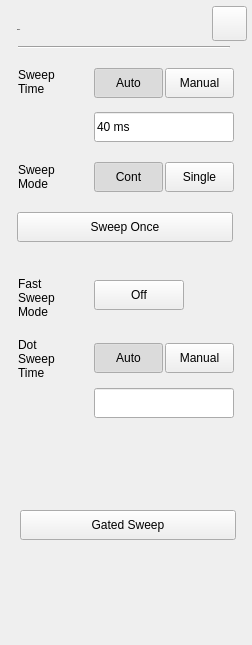
 <widget class="QWidget" name="SA_Dialog_DisplaySetup">
  <property name="geometry">
   <rect>
    <x>0</x>
    <y>0</y>
    <width>252</width>
    <height>645</height>
   </rect>
  </property>
  <property name="windowTitle">
   <string>Form</string>
  </property>
  <property name="styleSheet">
   <string notr="true">/*******************indoor**********************/
#SA_Dialog_DisplaySetup[status  =  &quot;indoor&quot;] 
#widget&gt;#pb_Sweep_Once
{
	background-color:rgb(0,0,0);
	color:rgb(255,255,255);
}

#SA_Dialog_DisplaySetup[status  =  &quot;indoor&quot;] 
#widget&gt;QPushButton
{
	color:rgba(123, 123, 123,1);
	border-style:flat;
	font: 75 13px &quot;Arial&quot;;
	font-weight:bold;
}
#SA_Dialog_DisplaySetup[status  =  &quot;indoor&quot;] 
#widget&gt;QPushButton:checked
{
	color:rgba(87, 87, 87,1);
}
#SA_Dialog_DisplaySetup[status  =  &quot;indoor&quot;] 
#widget{
background-color:rgba(211,211,211,0.9);
}
#SA_Dialog_DisplaySetup[status  =  &quot;indoor&quot;] 
#widget&gt;QLabel
{
	font: 75 13px &quot;Arial&quot;;
	color:rgba(46,46,46,1);
}
#SA_Dialog_DisplaySetup[status  =  &quot;indoor&quot;] 
#widget&gt;#lblTitle
{
	font: 75 20px &quot;Arial&quot;;
	color:rgba(46,46,46,1);
	line-height:23px;
	font-weight:bold;
}
#SA_Dialog_DisplaySetup[status  =  &quot;indoor&quot;] 
#pb_cancel
{
border-style:flat;
background-color:rgba(0,0,0,0);
border-image: url(:/sa/image/btn_close_normal.png);
}
#SA_Dialog_DisplaySetup[status  =  &quot;indoor&quot;] 
#pb_cancel:pressed
{
border-image: url(:/sa/image/btn_close_click.png);
}
#SA_Dialog_DisplaySetup[status  =  &quot;indoor&quot;] 
#line
{
	background-color:rgba(46,46,46,1);
}
#SA_Dialog_DisplaySetup[status  =  &quot;indoor&quot;] 
SA_LineEdit
{
	color:rgba(162, 115, 0,1);
	padding:8px 8px 7px 10px ;
	font: 75 13px &quot;Arial&quot;;
	font-weight:bold;
}
#SA_Dialog_DisplaySetup[status  =  &quot;indoor&quot;] 
SA_LineEdit:focus
{
	outline: none;
	border:2px solid rgba(162,115,0,1);
}
#SA_Dialog_DisplaySetup[status  =  &quot;indoor&quot;] 
QComboBox
{
	font: 75 13px &quot;Arial&quot;;
	font-weight:bold;
	color:rgba(162, 115, 0, 1);
	padding:8px 23px 7px 10px;
	combobox-popup: 0;
	border-style:flat;
	background-image: url(:/sa/image/dropdown_normal.png);
}
#SA_Dialog_DisplaySetup[status  =  &quot;indoor&quot;] 
QComboBox:focus
{
	background-image: url(:/sa/image/dropdown_click.png);
	
}
#SA_Dialog_DisplaySetup[status  =  &quot;indoor&quot;] 
QComboBox::drop-down {
width:30px;	
border-style:flat;
}

#SA_Dialog_DisplaySetup[status  =  &quot;indoor&quot;] 
QComboBox QAbstractItemView{
   font: 75 14px &quot;Arial&quot;;
	color:rgba(0, 0, 0, 1);
	background:rgba(255,255,255,1);
 outline:0px;
}

#SA_Dialog_DisplaySetup[status  =  &quot;indoor&quot;] 
QAbstractItemView::item{
	padding-left:8px;
	width:140px;
	height:33px;
	border-style:flat;
}

#SA_Dialog_DisplaySetup[status  =  &quot;indoor&quot;] 
QComboBox QAbstractItemView::item:selected
{
 	color:rgba(240, 179, 29, 1); 
}
/*******************outdoor**********************/
#SA_Dialog_DisplaySetup[status  =  &quot;outdoor&quot;] 
#widget&gt;#pb_Sweep_Once
{
	background-color:rgb(0,0,0);
	color:rgb(255,255,255);
}

#SA_Dialog_DisplaySetup[status  =  &quot;outdoor&quot;] 
#widget&gt;QPushButton
{
	color:rgba(123, 123, 123,1);
	border-style:flat;
	font: 75 13px &quot;Arial&quot;;
	font-weight:bold;
}
#SA_Dialog_DisplaySetup[status  =  &quot;outdoor&quot;] 
#widget&gt;QPushButton:checked
{
	color:rgba(87, 87, 87,1);
}
#SA_Dialog_DisplaySetup[status  =  &quot;outdoor&quot;] 
#widget{
background-color:rgba(211,211,211,0.9);
}
#SA_Dialog_DisplaySetup[status  =  &quot;outdoor&quot;] 
#widget&gt;QLabel
{
	font: 75 13px &quot;Arial&quot;;
	color:rgba(46,46,46,1);
}
#SA_Dialog_DisplaySetup[status  =  &quot;outdoor&quot;] 
#widget&gt;#lblTitle
{
	font: 75 20px &quot;Arial&quot;;
	color:rgba(46,46,46,1);
	line-height:23px;
	font-weight:bold;
}
#SA_Dialog_DisplaySetup[status  =  &quot;outdoor&quot;] 
#pb_cancel
{
border-style:flat;
background-color:rgba(0,0,0,0);
border-image: url(:/sa/image/btn_close_normal.png);
}
#SA_Dialog_DisplaySetup[status  =  &quot;outdoor&quot;] 
#pb_cancel:pressed
{
border-image: url(:/sa/image/btn_close_click.png);
}
#SA_Dialog_DisplaySetup[status  =  &quot;outdoor&quot;] 
#line
{
	background-color:rgba(46,46,46,1);
}
#SA_Dialog_DisplaySetup[status  =  &quot;outdoor&quot;] 
SA_LineEdit
{
	color:rgba(162, 115, 0,1);
	padding:8px 8px 7px 10px ;
	font: 75 13px &quot;Arial&quot;;
	font-weight:bold;
}
#SA_Dialog_DisplaySetup[status  =  &quot;outdoor&quot;] 
SA_LineEdit:focus
{
	outline: none;
	border:2px solid rgba(162,115,0,1);
}
#SA_Dialog_DisplaySetup[status  =  &quot;outdoor&quot;] 
QComboBox
{
	font: 75 13px &quot;Arial&quot;;
	font-weight:bold;
	color:rgba(162, 115, 0, 1);
	padding:8px 23px 7px 10px;
	combobox-popup: 0;
	border-style:flat;
	background-image: url(:/sa/image/dropdown_normal.png);
}
#SA_Dialog_DisplaySetup[status  =  &quot;outdoor&quot;] 
QComboBox:focus
{
	background-image: url(:/sa/image/dropdown_click.png);
	
}
#SA_Dialog_DisplaySetup[status  =  &quot;outdoor&quot;] 
QComboBox::drop-down {
width:30px;	
border-style:flat;
}

#SA_Dialog_DisplaySetup[status  =  &quot;outdoor&quot;] 
QComboBox QAbstractItemView{
   font: 75 14px &quot;Arial&quot;;
	color:rgba(0, 0, 0, 1);
	background:rgba(255,255,255,1);
 outline:0px;
}

#SA_Dialog_DisplaySetup[status  =  &quot;outdoor&quot;] 
QAbstractItemView::item{
	padding-left:8px;
	width:140px;
	height:33px;
	border-style:flat;
}

#SA_Dialog_DisplaySetup[status  =  &quot;outdoor&quot;] 
QComboBox QAbstractItemView::item:selected
{
 	color:rgba(240, 179, 29, 1); 
}

/*******************night**********************/
#SA_Dialog_DisplaySetup[status  =  &quot;night&quot;] 
#widget&gt;#pb_Sweep_Once
{
	background-color:rgb(0,0,0);
	color:rgb(255,255,255);
}

#SA_Dialog_DisplaySetup[status  =  &quot;night&quot;] 
#widget&gt;QPushButton
{
	color:rgba(121,106,81,1);
	border-style:flat;
	font: 75 13px &quot;Arial&quot;;
	font-weight:bold;
}
#SA_Dialog_DisplaySetup[status  =  &quot;night&quot;] 
#widget&gt;QPushButton:checked
{
	color:rgba(85,74,56,1);
}
#SA_Dialog_DisplaySetup[status  =  &quot;night&quot;] 
#widget{
	background-color:rgba(208,182,139,0.9);
}

#SA_Dialog_DisplaySetup[status  =  &quot;night&quot;] 
#widget&gt;QLabel
{
	font: 75 13px &quot;Arial&quot;;
	color:rgba(46,46,46,1);
}
#SA_Dialog_DisplaySetup[status  =  &quot;night&quot;] 
#widget&gt;#lblTitle
{
	font: 75 20px &quot;Arial&quot;;
	color:rgba(46,46,46,1);
	line-height:23px;
	font-weight:bold;
}
#SA_Dialog_DisplaySetup[status  =  &quot;night&quot;] 
#pb_cancel
{
border-style:flat;
background-color:rgba(0,0,0,0);
border-image: url(:/sa/image/night/btn_close_normal.png);
}
#SA_Dialog_DisplaySetup[status  =  &quot;night&quot;] 
#pb_cancel:pressed
{
border-image: url(:/sa/image/night/btn_close_click.png);
}
#SA_Dialog_DisplaySetup[status  =  &quot;night&quot;] 
#line
{
	background-color:rgba(46,46,46,1);
}
#SA_Dialog_DisplaySetup[status  =  &quot;night&quot;] 
SA_LineEdit
{
	background-color: rgba(251,220,167,0.60);
	color:rgba(159,98,0,1);
	padding:8px 8px 7px 10px ;
	font: 75 13px &quot;Arial&quot;;
	font-weight:bold;
}
#SA_Dialog_DisplaySetup[status  =  &quot;night&quot;] 
SA_LineEdit:focus
{
	outline: none;
	border:2px solid rgba(162,115,0,1);
}
#SA_Dialog_DisplaySetup[status  =  &quot;night&quot;] 
QComboBox
{
	font: 75 13px &quot;Arial&quot;;
	font-weight:bold;
	color:rgba(162, 115, 0, 1);
	padding:8px 23px 7px 10px;
	combobox-popup: 0;
	border-style:flat;
	background-image: url(:/sa/image/dropdown_normal.png);
}
#SA_Dialog_DisplaySetup[status  =  &quot;night&quot;] 
QComboBox:focus
{
	background-image: url(:/sa/image/dropdown_click.png);
	
}
#SA_Dialog_DisplaySetup[status  =  &quot;night&quot;] 
QComboBox::drop-down {
width:30px;	
border-style:flat;
}

#SA_Dialog_DisplaySetup[status  =  &quot;night&quot;] 
QComboBox QAbstractItemView{
   font: 75 14px &quot;Arial&quot;;
	color:rgba(0, 0, 0, 1);
	background:rgba(255,255,255,1);
 outline:0px;
}

#SA_Dialog_DisplaySetup[status  =  &quot;night&quot;] 
QAbstractItemView::item{
	padding-left:8px;
	width:140px;
	height:33px;
	border-style:flat;
}

#SA_Dialog_DisplaySetup[status  =  &quot;night&quot;] 
QComboBox QAbstractItemView::item:selected
{
 	color:rgba(240, 179, 29, 1); 
}

</string>
  </property>
  <property name="status" stdset="0">
   <string>night</string>
  </property>
  <widget class="QWidget" name="widget" native="true">
   <property name="geometry">
    <rect>
     <x>0</x>
     <y>0</y>
     <width>252</width>
     <height>646</height>
    </rect>
   </property>
   <property name="styleSheet">
    <string notr="true"/>
   </property>
   <widget class="QLabel" name="lblTitle">
    <property name="geometry">
     <rect>
      <x>17</x>
      <y>19</y>
      <width>98</width>
      <height>22</height>
     </rect>
    </property>
    <property name="font">
     <font>
      <family>Arial</family>
      <pointsize>-1</pointsize>
      <weight>75</weight>
      <italic>false</italic>
      <bold>true</bold>
     </font>
    </property>
    <property name="text">
     <string>Sweep</string>
    </property>
   </widget>
   <widget class="QPushButton" name="pb_cancel">
    <property name="geometry">
     <rect>
      <x>212</x>
      <y>6</y>
      <width>35</width>
      <height>35</height>
     </rect>
    </property>
    <property name="focusPolicy">
     <enum>Qt::NoFocus</enum>
    </property>
    <property name="text">
     <string/>
    </property>
   </widget>
   <widget class="Line" name="line">
    <property name="geometry">
     <rect>
      <x>18</x>
      <y>46</y>
      <width>212</width>
      <height>2</height>
     </rect>
    </property>
    <property name="orientation">
     <enum>Qt::Horizontal</enum>
    </property>
   </widget>
   <widget class="QPushButton" name="pb_conti">
    <property name="geometry">
     <rect>
      <x>94</x>
      <y>162</y>
      <width>69</width>
      <height>30</height>
     </rect>
    </property>
    <property name="focusPolicy">
     <enum>Qt::NoFocus</enum>
    </property>
    <property name="styleSheet">
     <string notr="true">/*******************indoor**********************/
#SA_Dialog_DisplaySetup[status  =  &quot;indoor&quot;] QPushButton:checked
{
	padding: 8px 14px 7px 15px;
	background-image: url(:/sa/image/fre_checked_left.png);
}
#SA_Dialog_DisplaySetup[status  =  &quot;indoor&quot;] QPushButton:!checked
{
	padding: 8px 14px 7px 15px;
	background-image: url(:/sa/image/fre_checked_right.png);
}

/*******************outdoor**********************/
#SA_Dialog_DisplaySetup[status  =  &quot;outdoor&quot;] QPushButton:checked
{
	padding: 8px 14px 7px 15px;
	background-image: url(:/sa/image/fre_checked_left.png);
}
#SA_Dialog_DisplaySetup[status  =  &quot;outdoor&quot;] QPushButton:!checked
{
	padding: 8px 14px 7px 15px;
	background-image: url(:/sa/image/fre_checked_right.png);
}

/*******************night**********************/
#SA_Dialog_DisplaySetup[status  =  &quot;night&quot;] QPushButton:checked
{
	padding: 8px 14px 7px 15px;
	background-image: url(:/sa/image/night/btn_left_click.png);
}
#SA_Dialog_DisplaySetup[status  =  &quot;night&quot;] QPushButton:!checked
{
	padding: 8px 14px 7px 15px;
	background-image: url(:/sa/image/night/btn_left_nor.png);
}</string>
    </property>
    <property name="text">
     <string>Cont</string>
    </property>
    <property name="checkable">
     <bool>true</bool>
    </property>
    <property name="checked">
     <bool>true</bool>
    </property>
    <property name="autoExclusive">
     <bool>true</bool>
    </property>
    <attribute name="buttonGroup">
     <string notr="true">TypeGroup</string>
    </attribute>
   </widget>
   <widget class="QPushButton" name="pb_single">
    <property name="geometry">
     <rect>
      <x>165</x>
      <y>162</y>
      <width>69</width>
      <height>30</height>
     </rect>
    </property>
    <property name="focusPolicy">
     <enum>Qt::NoFocus</enum>
    </property>
    <property name="styleSheet">
     <string notr="true">/*******************indoor**********************/
#SA_Dialog_DisplaySetup[status  =  &quot;indoor&quot;] QPushButton:checked
{
padding: 8px 5px 7px 6px;
	background-image: url(:/sa/image/fre_checked_right.png);
	background-position:right;
}

#SA_Dialog_DisplaySetup[status  =  &quot;indoor&quot;] QPushButton:!checked
{
padding: 8px 5px 7px 6px;
	background-image: url(:/sa/image/fre_checked_left.png);
	background-position:right;
}

/*******************outdoor**********************/
#SA_Dialog_DisplaySetup[status  =  &quot;outdoor&quot;] QPushButton:checked
{
	padding: 8px 5px 7px 6px;
	background-image: url(:/sa/image/fre_checked_right.png);
	background-position:right;
}

#SA_Dialog_DisplaySetup[status  =  &quot;outdoor&quot;] QPushButton:!checked
{
	padding: 8px 5px 7px 6px;
	background-image: url(:/sa/image/fre_checked_left.png);
	background-position:right;
}

/*******************night**********************/
#SA_Dialog_DisplaySetup[status  =  &quot;night&quot;] QPushButton:checked
{
padding: 8px 5px 7px 6px;
	background-image: url(:/sa/image/night/btn_right_click.png);
}

#SA_Dialog_DisplaySetup[status  =  &quot;night&quot;] QPushButton:!checked
{
padding: 8px 5px 7px 6px;
	background-image: url(:/sa/image/night/btn_right_nor.png);
}</string>
    </property>
    <property name="text">
     <string>Single</string>
    </property>
    <property name="checkable">
     <bool>true</bool>
    </property>
    <property name="autoExclusive">
     <bool>true</bool>
    </property>
    <attribute name="buttonGroup">
     <string notr="true">TypeGroup</string>
    </attribute>
   </widget>
   <widget class="QLabel" name="lblSweepMode">
    <property name="geometry">
     <rect>
      <x>18</x>
      <y>162</y>
      <width>68</width>
      <height>30</height>
     </rect>
    </property>
    <property name="styleSheet">
     <string notr="true"/>
    </property>
    <property name="text">
     <string>Sweep
Mode</string>
    </property>
   </widget>
   <widget class="QPushButton" name="pb_Sweep_Once">
    <property name="geometry">
     <rect>
      <x>17</x>
      <y>212</y>
      <width>216</width>
      <height>30</height>
     </rect>
    </property>
    <property name="focusPolicy">
     <enum>Qt::NoFocus</enum>
    </property>
    <property name="styleSheet">
     <string notr="true">/*******************indoor**********************/
#SA_Dialog_DisplaySetup[status  =  &quot;indoor&quot;] QPushButton
{
	font: 75 13px &quot;Arial&quot;;
	font-weight:bold;
	color:rgba(255, 255, 255, 1);
	background-image: url(:/sa/image/btn_w216_nor.png);
	text-align:center;
}

#SA_Dialog_DisplaySetup[status  =  &quot;indoor&quot;] QPushButton:pressed
{
	background-image: url(:/sa/image/btn_w216_click.png);
}

/*******************outdoor**********************/
#SA_Dialog_DisplaySetup[status  =  &quot;outdoor&quot;] QPushButton
{
	font: 75 13px &quot;Arial&quot;;
	font-weight:bold;
	color:rgba(0, 0, 0, 1);
	border-image: url(:/sa/image/outdoor/btn_w70_normal.png);
	text-align:center;
}

#SA_Dialog_DisplaySetup[status  =  &quot;outdoor&quot;] QPushButton:pressed
{
	border-image: url(:/sa/image/outdoor/btn_w216_click.png);
}

/*******************night**********************/
#SA_Dialog_DisplaySetup[status  =  &quot;night&quot;] QPushButton
{
	font: 75 13px &quot;Arial&quot;;
	font-weight:bold;
	color: #FBDBA7;
	background-image: url(:/sa/image/btn_w216_nor.png);
	text-align:center;
}

#SA_Dialog_DisplaySetup[status  =  &quot;night&quot;] QPushButton:pressed
{
	background-image: url(:/sa/image/night/btn_w216_click.png);
}</string>
    </property>
    <property name="text">
     <string>Sweep Once</string>
    </property>
   </widget>
   <widget class="QLabel" name="lbl_Speed">
    <property name="geometry">
     <rect>
      <x>284</x>
      <y>262</y>
      <width>68</width>
      <height>30</height>
     </rect>
    </property>
    <property name="text">
     <string>Sweep
Speed</string>
    </property>
   </widget>
   <widget class="QPushButton" name="pb_Speed_Normal">
    <property name="geometry">
     <rect>
      <x>360</x>
      <y>262</y>
      <width>69</width>
      <height>30</height>
     </rect>
    </property>
    <property name="focusPolicy">
     <enum>Qt::NoFocus</enum>
    </property>
    <property name="styleSheet">
     <string notr="true">QPushButton:checked
{
	padding: 8px 14px 7px 10px;
	background-image: url(:/sa/image/fre_checked_left.png);
}
QPushButton:!checked
{
	padding: 8px 14px 7px 10px;
	background-image: url(:/sa/image/fre_checked_right.png);
}</string>
    </property>
    <property name="text">
     <string>Normal</string>
    </property>
    <property name="checkable">
     <bool>true</bool>
    </property>
    <property name="checked">
     <bool>true</bool>
    </property>
    <property name="autoExclusive">
     <bool>true</bool>
    </property>
    <attribute name="buttonGroup">
     <string notr="true">buttonGroup_2</string>
    </attribute>
   </widget>
   <widget class="QPushButton" name="pb_Speed_Fast">
    <property name="geometry">
     <rect>
      <x>431</x>
      <y>262</y>
      <width>69</width>
      <height>30</height>
     </rect>
    </property>
    <property name="focusPolicy">
     <enum>Qt::NoFocus</enum>
    </property>
    <property name="styleSheet">
     <string notr="true">QPushButton:checked
{
padding: 8px 5px 7px 6px;
	background-image: url(:/sa/image/fre_checked_right.png);
	background-position:right;
}

QPushButton:!checked
{
padding: 8px 5px 7px 6px;
	background-image: url(:/sa/image/fre_checked_left.png);
	background-position:right;
}</string>
    </property>
    <property name="text">
     <string>Fast</string>
    </property>
    <property name="checkable">
     <bool>true</bool>
    </property>
    <property name="autoExclusive">
     <bool>true</bool>
    </property>
    <attribute name="buttonGroup">
     <string notr="true">buttonGroup_2</string>
    </attribute>
   </widget>
   <widget class="SA_LineEdit" name="edit_SweepTime">
    <property name="geometry">
     <rect>
      <x>94</x>
      <y>112</y>
      <width>140</width>
      <height>30</height>
     </rect>
    </property>
    <property name="text">
     <string>40 ms</string>
    </property>
    <property name="readOnly">
     <bool>true</bool>
    </property>
   </widget>
   <widget class="QLabel" name="lblSweepTime">
    <property name="geometry">
     <rect>
      <x>18</x>
      <y>67</y>
      <width>68</width>
      <height>30</height>
     </rect>
    </property>
    <property name="text">
     <string>Sweep
Time</string>
    </property>
   </widget>
   <widget class="QPushButton" name="pb_SweepTime_Auto">
    <property name="geometry">
     <rect>
      <x>94</x>
      <y>68</y>
      <width>69</width>
      <height>30</height>
     </rect>
    </property>
    <property name="focusPolicy">
     <enum>Qt::NoFocus</enum>
    </property>
    <property name="styleSheet">
     <string notr="true">/*******************indoor**********************/
#SA_Dialog_DisplaySetup[status  =  &quot;indoor&quot;] QPushButton:checked
{
	padding: 8px 14px 7px 15px;
	background-image: url(:/sa/image/fre_checked_left.png);
}
#SA_Dialog_DisplaySetup[status  =  &quot;indoor&quot;] QPushButton:!checked
{
	padding: 8px 14px 7px 15px;
	background-image: url(:/sa/image/fre_checked_right.png);
}

/*******************outdoor**********************/
#SA_Dialog_DisplaySetup[status  =  &quot;outdoor&quot;] QPushButton:checked
{
	padding: 8px 14px 7px 15px;
	background-image: url(:/sa/image/fre_checked_left.png);
}
#SA_Dialog_DisplaySetup[status  =  &quot;outdoor&quot;] QPushButton:!checked
{
	padding: 8px 14px 7px 15px;
	background-image: url(:/sa/image/fre_checked_right.png);
}

/*******************night**********************/
#SA_Dialog_DisplaySetup[status  =  &quot;night&quot;] QPushButton:checked
{
	padding: 8px 14px 7px 15px;
	background-image: url(:/sa/image/night/btn_left_click.png);
}
#SA_Dialog_DisplaySetup[status  =  &quot;night&quot;] QPushButton:!checked
{
	padding: 8px 14px 7px 15px;
	background-image: url(:/sa/image/night/btn_left_nor.png);
}</string>
    </property>
    <property name="text">
     <string>Auto</string>
    </property>
    <property name="checkable">
     <bool>true</bool>
    </property>
    <property name="checked">
     <bool>true</bool>
    </property>
    <property name="autoExclusive">
     <bool>true</bool>
    </property>
    <attribute name="buttonGroup">
     <string notr="true">buttonGroup</string>
    </attribute>
   </widget>
   <widget class="QPushButton" name="pb_SweepTime_Manual">
    <property name="geometry">
     <rect>
      <x>165</x>
      <y>68</y>
      <width>69</width>
      <height>30</height>
     </rect>
    </property>
    <property name="focusPolicy">
     <enum>Qt::NoFocus</enum>
    </property>
    <property name="styleSheet">
     <string notr="true">/*******************indoor**********************/
#SA_Dialog_DisplaySetup[status  =  &quot;indoor&quot;] QPushButton:checked
{
padding: 8px 5px 7px 6px;
	background-image: url(:/sa/image/fre_checked_right.png);
	background-position:right;
}

#SA_Dialog_DisplaySetup[status  =  &quot;indoor&quot;] QPushButton:!checked
{
padding: 8px 5px 7px 6px;
	background-image: url(:/sa/image/fre_checked_left.png);
	background-position:right;
}

/*******************outdoor**********************/
#SA_Dialog_DisplaySetup[status  =  &quot;outdoor&quot;] QPushButton:checked
{
	padding: 8px 5px 7px 6px;
	background-image: url(:/sa/image/fre_checked_right.png);
	background-position:right;
}

#SA_Dialog_DisplaySetup[status  =  &quot;outdoor&quot;] QPushButton:!checked
{
	padding: 8px 5px 7px 6px;
	background-image: url(:/sa/image/fre_checked_left.png);
	background-position:right;
}

/*******************night**********************/
#SA_Dialog_DisplaySetup[status  =  &quot;night&quot;] QPushButton:checked
{
padding: 8px 5px 7px 6px;
	background-image: url(:/sa/image/night/btn_right_click.png);
}

#SA_Dialog_DisplaySetup[status  =  &quot;night&quot;] QPushButton:!checked
{
padding: 8px 5px 7px 6px;
	background-image: url(:/sa/image/night/btn_right_nor.png);
}</string>
    </property>
    <property name="text">
     <string>Manual</string>
    </property>
    <property name="checkable">
     <bool>true</bool>
    </property>
    <property name="autoExclusive">
     <bool>true</bool>
    </property>
    <attribute name="buttonGroup">
     <string notr="true">buttonGroup</string>
    </attribute>
   </widget>
   <widget class="QLabel" name="lblSweepTime_2">
    <property name="geometry">
     <rect>
      <x>18</x>
      <y>333</y>
      <width>68</width>
      <height>51</height>
     </rect>
    </property>
    <property name="text">
     <string>Dot
Sweep
Time</string>
    </property>
   </widget>
   <widget class="SA_LineEdit" name="edit_DotSweepTime">
    <property name="geometry">
     <rect>
      <x>94</x>
      <y>388</y>
      <width>140</width>
      <height>30</height>
     </rect>
    </property>
    <property name="text">
     <string/>
    </property>
    <property name="readOnly">
     <bool>true</bool>
    </property>
   </widget>
   <widget class="QPushButton" name="pb_DotSweepTime_Manual">
    <property name="geometry">
     <rect>
      <x>165</x>
      <y>343</y>
      <width>69</width>
      <height>30</height>
     </rect>
    </property>
    <property name="focusPolicy">
     <enum>Qt::NoFocus</enum>
    </property>
    <property name="styleSheet">
     <string notr="true">/*******************indoor**********************/
#SA_Dialog_DisplaySetup[status  =  &quot;indoor&quot;] QPushButton:checked
{
padding: 8px 5px 7px 6px;
	background-image: url(:/sa/image/fre_checked_right.png);
	background-position:right;
}

#SA_Dialog_DisplaySetup[status  =  &quot;indoor&quot;] QPushButton:!checked
{
padding: 8px 5px 7px 6px;
	background-image: url(:/sa/image/fre_checked_left.png);
	background-position:right;
}

/*******************outdoor**********************/
#SA_Dialog_DisplaySetup[status  =  &quot;outdoor&quot;] QPushButton:checked
{
	padding: 8px 5px 7px 6px;
	background-image: url(:/sa/image/fre_checked_right.png);
	background-position:right;
}

#SA_Dialog_DisplaySetup[status  =  &quot;outdoor&quot;] QPushButton:!checked
{
	padding: 8px 5px 7px 6px;
	background-image: url(:/sa/image/fre_checked_left.png);
	background-position:right;
}

/*******************night**********************/
#SA_Dialog_DisplaySetup[status  =  &quot;night&quot;] QPushButton:checked
{
padding: 8px 5px 7px 6px;
	background-image: url(:/sa/image/night/btn_right_click.png);
}

#SA_Dialog_DisplaySetup[status  =  &quot;night&quot;] QPushButton:!checked
{
padding: 8px 5px 7px 6px;
	background-image: url(:/sa/image/night/btn_right_nor.png);
}</string>
    </property>
    <property name="text">
     <string>Manual</string>
    </property>
    <property name="checkable">
     <bool>true</bool>
    </property>
    <property name="autoExclusive">
     <bool>true</bool>
    </property>
   </widget>
   <widget class="QPushButton" name="pb_DotSweepTime_Auto">
    <property name="geometry">
     <rect>
      <x>94</x>
      <y>343</y>
      <width>69</width>
      <height>30</height>
     </rect>
    </property>
    <property name="focusPolicy">
     <enum>Qt::NoFocus</enum>
    </property>
    <property name="styleSheet">
     <string notr="true">/*******************indoor**********************/
#SA_Dialog_DisplaySetup[status  =  &quot;indoor&quot;] QPushButton:checked
{
	padding: 8px 14px 7px 15px;
	background-image: url(:/sa/image/fre_checked_left.png);
}
#SA_Dialog_DisplaySetup[status  =  &quot;indoor&quot;] QPushButton:!checked
{
	padding: 8px 14px 7px 15px;
	background-image: url(:/sa/image/fre_checked_right.png);
}

/*******************outdoor**********************/
#SA_Dialog_DisplaySetup[status  =  &quot;outdoor&quot;] QPushButton:checked
{
	padding: 8px 14px 7px 15px;
	background-image: url(:/sa/image/fre_checked_left.png);
}
#SA_Dialog_DisplaySetup[status  =  &quot;outdoor&quot;] QPushButton:!checked
{
	padding: 8px 14px 7px 15px;
	background-image: url(:/sa/image/fre_checked_right.png);
}

/*******************night**********************/
#SA_Dialog_DisplaySetup[status  =  &quot;night&quot;] QPushButton:checked
{
	padding: 8px 14px 7px 15px;
	background-image: url(:/sa/image/night/btn_left_click.png);
}
#SA_Dialog_DisplaySetup[status  =  &quot;night&quot;] QPushButton:!checked
{
	padding: 8px 14px 7px 15px;
	background-image: url(:/sa/image/night/btn_left_nor.png);
}</string>
    </property>
    <property name="text">
     <string>Auto</string>
    </property>
    <property name="checkable">
     <bool>true</bool>
    </property>
    <property name="checked">
     <bool>true</bool>
    </property>
    <property name="autoExclusive">
     <bool>true</bool>
    </property>
   </widget>
   <widget class="QPushButton" name="pb_FixedDotSweepTime">
    <property name="geometry">
     <rect>
      <x>94</x>
      <y>280</y>
      <width>90</width>
      <height>30</height>
     </rect>
    </property>
    <property name="styleSheet">
     <string notr="true">/*******************indoor**********************/
#SA_Dialog_DisplaySetup[status  =  &quot;indoor&quot;] #pb_FixedDotSweepTime
{
	background-color:rgba(0,0,0,0);
	font: 75 13px &quot;Arial&quot;;
	font-weight:bold;
}
#SA_Dialog_DisplaySetup[status  =  &quot;indoor&quot;] #pb_FixedDotSweepTime:checked
{
	padding:7px 44px 6px 25px;
	color:rgba(87, 87, 87, 1);
	border-image: url(:/sa/image/toggle_on.png);
}

#SA_Dialog_DisplaySetup[status  =  &quot;indoor&quot;] #pb_FixedDotSweepTime:!checked
{
	padding:7px 17px 6px 36px;
	color:rgba(123, 123, 123, 1);
	border-image: url(:/sa/image/toggle_off.png);
}

/*******************outdoor**********************/
#SA_Dialog_DisplaySetup[status  =  &quot;outdoor&quot;] #pb_FixedDotSweepTime
{
	background-color:rgba(0,0,0,0);
	font: 75 13px &quot;Arial&quot;;
	font-weight:bold;
}
#SA_Dialog_DisplaySetup[status  =  &quot;outdoor&quot;] #pb_FixedDotSweepTime:checked
{
	padding:7px 44px 6px 25px;
	color:rgba(87, 87, 87, 1);
	border-image: url(:/sa/image/toggle_on.png);
}

#SA_Dialog_DisplaySetup[status  =  &quot;outdoor&quot;] #pb_FixedDotSweepTime:!checked
{
	padding:7px 17px 6px 36px;
	color:rgba(123, 123, 123, 1);
	border-image: url(:/sa/image/toggle_off.png);
}

/*******************night**********************/
#SA_Dialog_DisplaySetup[status  =  &quot;night&quot;] #pb_FixedDotSweepTime
{
	background-color:rgba(0,0,0,0);
	font: 75 13px &quot;Arial&quot;;
	font-weight:bold;
}
#SA_Dialog_DisplaySetup[status  =  &quot;night&quot;] #pb_FixedDotSweepTime:checked
{
	padding:7px 44px 6px 25px;
	color:rgba(87, 87, 87, 1);
	border-image: url(:/sa/image/night/toggle_on.png);
}

#SA_Dialog_DisplaySetup[status  =  &quot;night&quot;] #pb_FixedDotSweepTime:!checked
{
	padding:7px 17px 6px 36px;
	color:rgba(121,106,80,1);
	border-image: url(:/sa/image/night/toggle_off.png);
}</string>
    </property>
    <property name="text">
     <string>Off</string>
    </property>
    <property name="checkable">
     <bool>true</bool>
    </property>
   </widget>
   <widget class="QLabel" name="lblFixedDotSweepTime">
    <property name="geometry">
     <rect>
      <x>18</x>
      <y>277</y>
      <width>68</width>
      <height>41</height>
     </rect>
    </property>
    <property name="styleSheet">
     <string notr="true"/>
    </property>
    <property name="text">
     <string>Fast
Sweep
Mode</string>
    </property>
   </widget>
   <widget class="QPushButton" name="pb_DoorCtrlSweep">
    <property name="geometry">
     <rect>
      <x>20</x>
      <y>510</y>
      <width>216</width>
      <height>30</height>
     </rect>
    </property>
    <property name="focusPolicy">
     <enum>Qt::NoFocus</enum>
    </property>
    <property name="styleSheet">
     <string notr="true">/*******************indoor**********************/
#SA_Dialog_DisplaySetup[status  =  &quot;indoor&quot;] QPushButton
{
	font: 75 13px &quot;Arial&quot;;
	font-weight:bold;
	color:rgba(255, 255, 255, 1);
	background-image: url(:/sa/image/btn_w216_nor.png);
	text-align:center;
}

#SA_Dialog_DisplaySetup[status  =  &quot;indoor&quot;] QPushButton:pressed
{
	background-image: url(:/sa/image/btn_w216_click.png);
}

/*******************outdoor**********************/
#SA_Dialog_DisplaySetup[status  =  &quot;outdoor&quot;] QPushButton
{
	font: 75 13px &quot;Arial&quot;;
	font-weight:bold;
	color:rgba(0, 0, 0, 1);
	border-image: url(:/sa/image/outdoor/btn_w70_normal.png);
	text-align:center;
}

#SA_Dialog_DisplaySetup[status  =  &quot;outdoor&quot;] QPushButton:pressed
{
	border-image: url(:/sa/image/outdoor/btn_w216_click.png);
}

/*******************night**********************/
#SA_Dialog_DisplaySetup[status  =  &quot;night&quot;] QPushButton
{
	font: 75 13px &quot;Arial&quot;;
	font-weight:bold;
	color: #FBDBA7;
	background-image: url(:/sa/image/btn_w216_nor.png);
	text-align:center;
}

#SA_Dialog_DisplaySetup[status  =  &quot;night&quot;] QPushButton:pressed
{
	background-image: url(:/sa/image/night/btn_w216_click.png);
}</string>
    </property>
    <property name="text">
     <string>Gated Sweep</string>
    </property>
   </widget>
  </widget>
 </widget>
